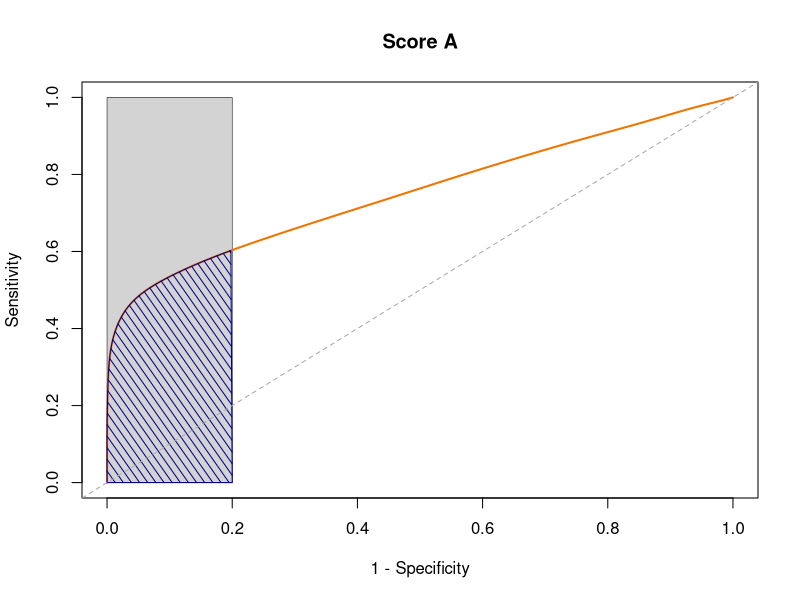
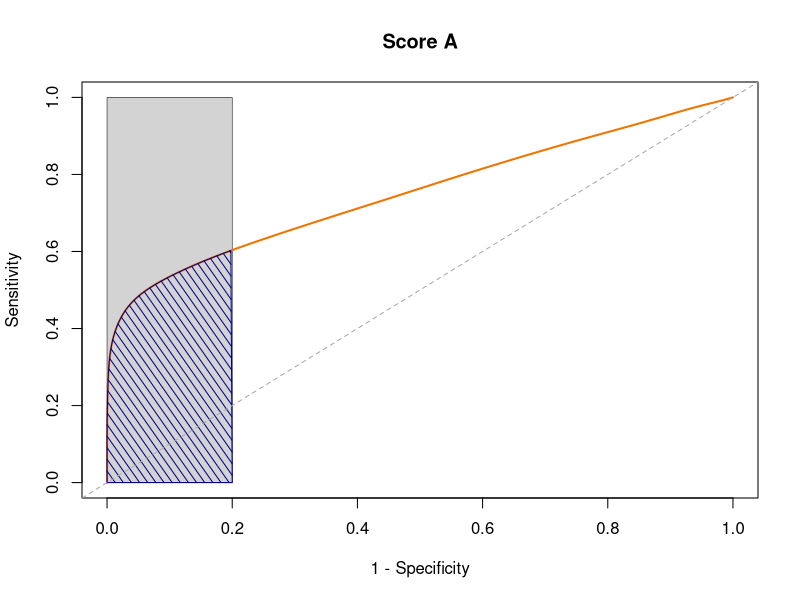

Source code (R) for these figures, in order: (Note: this script raises an error after producing the figures.)
library(pROC)

pAUCplotter <- function(response, predictor, partial.auc = c(1, .8), partial.auc.focus = "specificity",
                        boot.n = 2000) {
   rocFit <- roc(response = response, predictor = predictor)
   aucEst <- rocFit$auc
   aucCI <- ci.auc(rocFit)
   pAucEst <- auc(rocFit, partial.auc = partial.auc, partial.auc.focus = partial.auc.focus)
   pAucCI <- ci.auc(rocFit, partial.auc = partial.auc, partial.auc.focus = partial.auc.focus, 
                    boot.n = boot.n, reuse.auc = FALSE)
   smoothed <- smooth(rocFit, method="density")
   
   
   plot(0, 0, type="n", xlab="1 - Specificity", ylab="Sensitivity", main="Score A", xlim=c(0,1), ylim=c(0,1))
   # note: this piece only works for focus == "specificity" right now
   polygon(list(x = 1 - c(partial.auc, rev(partial.auc)), y=c(0,0,1,1)), col="lightgray", lwd=.5)
   lines(1-smoothed$sp, smoothed$se, col="darkorange2", lwd=2)
   t1ind <- which.min(abs(smoothed$sp-.8))
   polyvec <- list(x=c(1-smoothed$sp[length(smoothed$sp):t1ind], .2),
                   y=c(smoothed$se[length(smoothed$se):t1ind], 0))
   polygon(polyvec, col="darkblue", density=15, angle=125)
   abline(0, 1, lty=2, col="darkgray")
   
   return(list(aucEst = aucEst, aucCI = aucCI, pAucEst = pAucEst, pAucCI = pAucCI))
}

### test the function

# generate data
set.seed(234)
ncases <- ncontrols <- 10000 #in each group
y <- c(rep(1, ncases), rep(0, ncontrols))
x1offset <- c(rbeta(ncases, .1, .1), rbeta(ncontrols, .5, 100))
x1 <- as.numeric(scale(x1offset + rnorm(ncases+ncontrols, sd=.3)))

# plot
pdf("figure1.pdf", width=7, height=7)
pAUCplotter(y, x1, boot.n = 100)
dev.off()

# plot with extra annotations
pdf("figure2.pdf", width=7, height=7)
pAUCplotter(y, x1, boot.n = 100) # need to fix this so that objects are stored for subsequent commands
text(x=.9, y=.05, labels=paste("AUC =", round(aucEst, 2)))
text(x=.9, y=0, labels=substitute(paste('pAUC'['(0,0.2)'], ' = ', pAucEst), list(pAucEst=format(pAucEst, nsmall=2, digits=2))))
dev.off()
